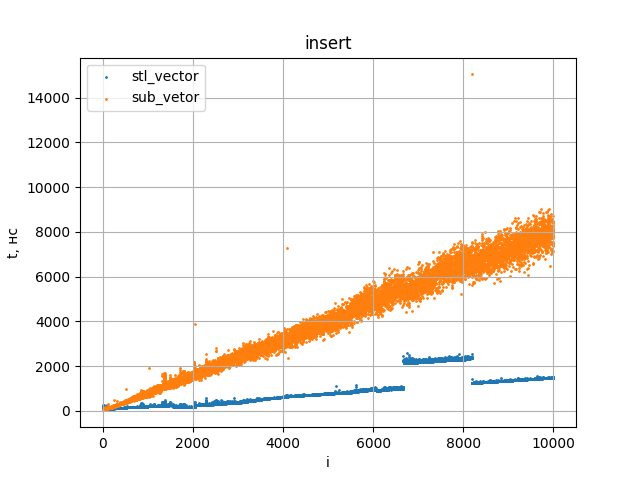

Source code (Python):
from matplotlib import pyplot as plt
import pandas as pd
import numpy as np

data = np.array(pd.read_csv("1.csv"))

plt.scatter(data[:, 0], data[:, 1], label="stl_vector", s=1)
plt.scatter(data[:, 0], data[:, 2], label='sub_vetor', s=1)

plt.grid()

plt.legend()

plt.xlabel('i')
plt.ylabel('t, нс')

plt.title("insert")
    
plt.savefig('1.png')

plt.show()
